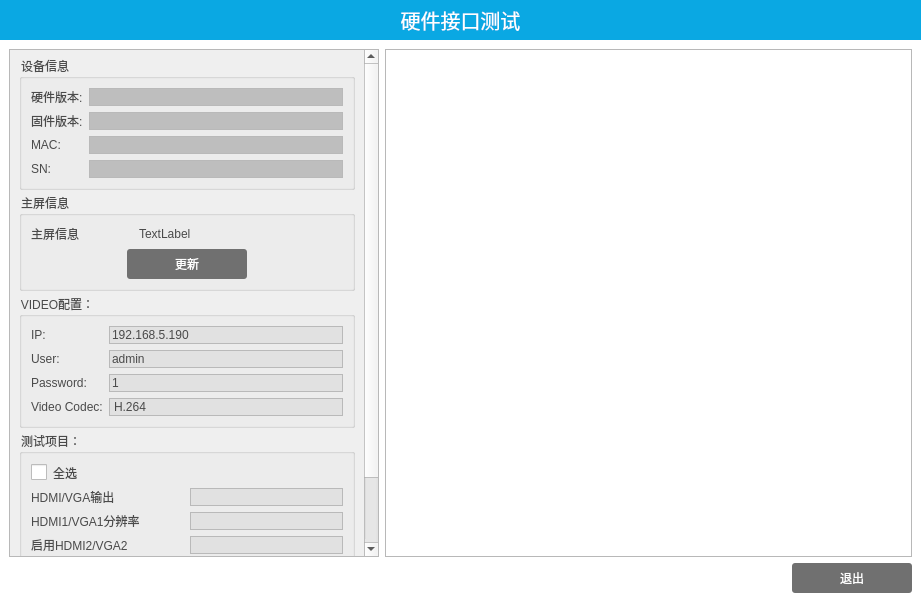
<?xml version="1.0" encoding="UTF-8"?>
<ui version="4.0">
 <class>TestHardware</class>
 <widget class="QWidget" name="TestHardware">
  <property name="geometry">
   <rect>
    <x>0</x>
    <y>0</y>
    <width>921</width>
    <height>602</height>
   </rect>
  </property>
  <property name="minimumSize">
   <size>
    <width>0</width>
    <height>0</height>
   </size>
  </property>
  <property name="windowTitle">
   <string>TestHardware</string>
  </property>
  <property name="styleSheet">
   <string notr="true">QWidget#widget_background
{
    background-color: #FFFFFF;
}
QLabel#label_title
{
    min-height: 40px;
    font: 20px;
	color: #ffffff;
    background-color: #0aa8e3;
}

QComboBox
{
    border: 1px solid #B9B9B9;
    color: #4A4A4A;
    background-color: #E1E1E1;
}
QComboBox:disabled
{
    background-color: rgb(190, 190, 190);
    color: #4A4A4A;
}
QComboBox:hover
{
    border: 1px solid #00A2E8;
}
QComboBox:drop-down
{
    border: 0px;
}
QComboBox::down-arrow
{
    image: url(:/common/common/drop-down-black.png);
}
QComboBox QAbstractItemView
{
    outline: none;
    border: 1px solid #949494;
    background-color: #FFFFFF;
}
QComboBox QAbstractItemView::item
{
    border: none;
    padding-left: 20px;
    height: 30px;
    color: #4A4A4A;
}
QComboBox QAbstractItemView::item:selected:active
{
    color: #FFFFFF;
    background-color: #0AA9E3;
}

QLabel
{
    color: #4A4A4A;
}
QPushButton
{
    outline: 0px;
    border: 0px;
    border-radius: 3px;
    padding-left: 20px;
    padding-right: 20px;
    min-width: 80px;
    min-height: 30px;
    color: #FFFFFF;
    background-color: #707070;
}
QPushButton:disabled
{
    background-color: rgb(190, 190, 190);
    color: #4A4A4A;
}
QPushButton:hover
{
    background-color: #0aa8e3;
}
QPushButton:pressed
{
    background-color: #7b7b7b;
}
QPushButton::checked
{
    background-color: #2B9CC6;
}

QToolButton
{
    outline: 0px;
    border: 0px;
    border-radius: 3px;
    min-width: 50px;
    padding: 2px;
    color: #FFFFFF;
    background-color: #707070;
}
QToolButton:disabled
{
    background-color: rgb(190, 190, 190);
    color: #4A4A4A;
}
QToolButton:hover
{
    background-color: #0aa8e3;
}
QToolButton:pressed
{
    background-color: #7b7b7b;
}
QToolButton::checked
{
    background-color: #2B9CC6;
}

QCheckBox
{
    outline: 0px;
    color: #4A4A4A;
}
QCheckBox::indicator
{
    width: 16px;
    height: 16px;
}
QCheckBox::indicator:unchecked
{
    border-image: url(:/common/common/checkbox-unchecked.png);
}
QCheckBox::indicator:unchecked:hover
{
    border-image: url(:/common/common/checkbox-unchecked-hover.png);
}
QCheckBox::indicator:unchecked:disabled
{
    border-image: url(:/common/common/checkbox-unchecked-disable.png);
}
QCheckBox::indicator:checked
{
    border-image: url(:/common/common/checkbox-checked.png);
}
QCheckBox::indicator:checked:disabled
{
    border-image: url(:/common/common/checkbox-checked-disable.png);
}
QCheckBox::indicator:indeterminate
{
    border-image: url(:/common/common/checkbox-partiallychecked-hover.png);
}
QCheckBox::indicator:indeterminate:disabled
{
    border-image: url(:/common/common/checkbox-partiallychecked-disable.png);
}

QLineEdit
{
    background-color: #E1E1E1;
    color: #4A4A4A;
    border: 1px solid #b9b9b9;
}
QLineEdit:disabled
{
    background-color: rgb(190, 190, 190);
    color: #4A4A4A;
}
QLineEdit:read-only
{
    background-color: rgb(190, 190, 190);
}
QLineEdit:hover
{
    border: 1px solid #1D9AFF;
}

QGroupBox
{
    outline: none;
}
QGroupBox::title
{
    color: #4A4A4A;
}
QGroupBox::indicator
{
    width: 16px;
    height: 16px;
}
QGroupBox::indicator:unchecked
{
    border-image: url(:/common/common/checkbox-unchecked.png);
}
QGroupBox::indicator:unchecked:hover
{
    border-image: url(:/common/common/checkbox-unchecked-hover.png);
}
QGroupBox::indicator:unchecked:disabled
{
    border-image: url(:/common/common/checkbox-unchecked-disable.png);
}
QGroupBox::indicator:checked
{
    border-image: url(:/common/common/checkbox-checked.png);
}
QGroupBox::indicator:checked:disabled
{
    border-image: url(:/common/common/checkbox-checked-disable.png);
}
QGroupBox::indicator:indeterminate
{
    border-image: url(:/common/common/checkbox-partiallychecked.png);
}
QGroupBox::indicator:indeterminate:hover
{
    border-image: url(:/common/common/checkbox-partiallychecked-hover.png);
}</string>
  </property>
  <layout class="QVBoxLayout" name="verticalLayout_4">
   <property name="leftMargin">
    <number>0</number>
   </property>
   <property name="topMargin">
    <number>0</number>
   </property>
   <property name="rightMargin">
    <number>0</number>
   </property>
   <property name="bottomMargin">
    <number>0</number>
   </property>
   <item>
    <widget class="QWidget" name="widget_background" native="true">
     <layout class="QVBoxLayout" name="verticalLayout">
      <property name="spacing">
       <number>0</number>
      </property>
      <property name="leftMargin">
       <number>0</number>
      </property>
      <property name="topMargin">
       <number>0</number>
      </property>
      <property name="rightMargin">
       <number>0</number>
      </property>
      <property name="bottomMargin">
       <number>0</number>
      </property>
      <item>
       <widget class="QLabel" name="label_title">
        <property name="text">
         <string>硬件接口测试</string>
        </property>
        <property name="alignment">
         <set>Qt::AlignCenter</set>
        </property>
       </widget>
      </item>
      <item>
       <widget class="QWidget" name="widget" native="true">
        <property name="sizePolicy">
         <sizepolicy hsizetype="Preferred" vsizetype="Preferred">
          <horstretch>0</horstretch>
          <verstretch>1</verstretch>
         </sizepolicy>
        </property>
        <layout class="QVBoxLayout" name="verticalLayout_3">
         <item>
          <layout class="QHBoxLayout" name="horizontalLayout_2">
           <item>
            <widget class="QScrollArea" name="scrollArea">
             <property name="minimumSize">
              <size>
               <width>350</width>
               <height>0</height>
              </size>
             </property>
             <property name="widgetResizable">
              <bool>true</bool>
             </property>
             <widget class="QWidget" name="scrollAreaWidgetContents">
              <property name="geometry">
               <rect>
                <x>0</x>
                <y>0</y>
                <width>368</width>
                <height>679</height>
               </rect>
              </property>
              <property name="minimumSize">
               <size>
                <width>0</width>
                <height>0</height>
               </size>
              </property>
              <layout class="QVBoxLayout" name="verticalLayout_6">
               <item>
                <widget class="QGroupBox" name="groupBoxInfoMation">
                 <property name="minimumSize">
                  <size>
                   <width>0</width>
                   <height>0</height>
                  </size>
                 </property>
                 <property name="title">
                  <string>设备信息</string>
                 </property>
                 <layout class="QVBoxLayout" name="verticalLayout_7">
                  <item>
                   <layout class="QGridLayout" name="gridLayout">
                    <item row="0" column="1" rowspan="2">
                     <widget class="QLineEdit" name="lineEditHardware">
                      <property name="readOnly">
                       <bool>true</bool>
                      </property>
                     </widget>
                    </item>
                    <item row="2" column="1">
                     <widget class="QLineEdit" name="lineEditSoftware">
                      <property name="readOnly">
                       <bool>true</bool>
                      </property>
                     </widget>
                    </item>
                    <item row="3" column="0">
                     <widget class="QLabel" name="labelMAC">
                      <property name="text">
                       <string>MAC:</string>
                      </property>
                     </widget>
                    </item>
                    <item row="3" column="1">
                     <widget class="QLineEdit" name="lineEditMAC">
                      <property name="readOnly">
                       <bool>true</bool>
                      </property>
                     </widget>
                    </item>
                    <item row="4" column="0">
                     <widget class="QLabel" name="labelSN">
                      <property name="text">
                       <string>SN:</string>
                      </property>
                     </widget>
                    </item>
                    <item row="4" column="1">
                     <widget class="QLineEdit" name="lineEditSN">
                      <property name="readOnly">
                       <bool>true</bool>
                      </property>
                     </widget>
                    </item>
                    <item row="2" column="0">
                     <widget class="QLabel" name="labelSoftware">
                      <property name="text">
                       <string>固件版本:</string>
                      </property>
                     </widget>
                    </item>
                    <item row="0" column="0" rowspan="2">
                     <widget class="QLabel" name="labelHardware">
                      <property name="text">
                       <string>硬件版本:</string>
                      </property>
                     </widget>
                    </item>
                   </layout>
                  </item>
                 </layout>
                </widget>
               </item>
               <item>
                <widget class="QGroupBox" name="groupBoxMonitor">
                 <property name="minimumSize">
                  <size>
                   <width>0</width>
                   <height>0</height>
                  </size>
                 </property>
                 <property name="title">
                  <string>主屏信息</string>
                 </property>
                 <layout class="QVBoxLayout" name="verticalLayout_8">
                  <item>
                   <widget class="QWidget" name="widget" native="true">
                    <layout class="QGridLayout" name="gridLayout_4">
                     <property name="leftMargin">
                      <number>0</number>
                     </property>
                     <property name="topMargin">
                      <number>0</number>
                     </property>
                     <property name="rightMargin">
                      <number>0</number>
                     </property>
                     <property name="bottomMargin">
                      <number>0</number>
                     </property>
                     <item row="0" column="1">
                      <widget class="QLabel" name="labelMonitorInfo1">
                       <property name="sizePolicy">
                        <sizepolicy hsizetype="Preferred" vsizetype="Preferred">
                         <horstretch>2</horstretch>
                         <verstretch>0</verstretch>
                        </sizepolicy>
                       </property>
                       <property name="text">
                        <string>TextLabel</string>
                       </property>
                      </widget>
                     </item>
                     <item row="0" column="0">
                      <widget class="QLabel" name="labelMonitor1">
                       <property name="sizePolicy">
                        <sizepolicy hsizetype="Preferred" vsizetype="Preferred">
                         <horstretch>1</horstretch>
                         <verstretch>0</verstretch>
                        </sizepolicy>
                       </property>
                       <property name="text">
                        <string>主屏信息</string>
                       </property>
                      </widget>
                     </item>
                    </layout>
                   </widget>
                  </item>
                  <item>
                   <layout class="QHBoxLayout" name="horizontalLayout_5">
                    <item>
                     <spacer name="horizontalSpacer_4">
                      <property name="orientation">
                       <enum>Qt::Horizontal</enum>
                      </property>
                      <property name="sizeHint" stdset="0">
                       <size>
                        <width>40</width>
                        <height>20</height>
                       </size>
                      </property>
                     </spacer>
                    </item>
                    <item>
                     <widget class="QPushButton" name="pushButtonMonitorUpdate">
                      <property name="text">
                       <string>更新</string>
                      </property>
                     </widget>
                    </item>
                    <item>
                     <spacer name="horizontalSpacer_5">
                      <property name="orientation">
                       <enum>Qt::Horizontal</enum>
                      </property>
                      <property name="sizeHint" stdset="0">
                       <size>
                        <width>40</width>
                        <height>20</height>
                       </size>
                      </property>
                     </spacer>
                    </item>
                   </layout>
                  </item>
                 </layout>
                </widget>
               </item>
               <item>
                <widget class="QWidget" name="widgetTest" native="true">
                 <layout class="QVBoxLayout" name="verticalLayout_2">
                  <property name="leftMargin">
                   <number>0</number>
                  </property>
                  <property name="topMargin">
                   <number>0</number>
                  </property>
                  <property name="rightMargin">
                   <number>0</number>
                  </property>
                  <property name="bottomMargin">
                   <number>0</number>
                  </property>
                  <item>
                   <widget class="QGroupBox" name="groupBoxSettings">
                    <property name="title">
                     <string>VIDEO配置：</string>
                    </property>
                    <layout class="QHBoxLayout" name="horizontalLayout_4">
                     <item>
                      <layout class="QGridLayout" name="gridLayout_2">
                       <item row="1" column="0">
                        <widget class="QLabel" name="label_2">
                         <property name="text">
                          <string>User:</string>
                         </property>
                        </widget>
                       </item>
                       <item row="2" column="0">
                        <widget class="QLabel" name="label_3">
                         <property name="text">
                          <string>Password:</string>
                         </property>
                        </widget>
                       </item>
                       <item row="0" column="1">
                        <widget class="QLineEdit" name="lineEditIP">
                         <property name="text">
                          <string>192.168.5.190</string>
                         </property>
                        </widget>
                       </item>
                       <item row="2" column="1">
                        <widget class="QLineEdit" name="lineEditPassword">
                         <property name="text">
                          <string>1</string>
                         </property>
                        </widget>
                       </item>
                       <item row="0" column="0">
                        <widget class="QLabel" name="label">
                         <property name="text">
                          <string>IP:</string>
                         </property>
                        </widget>
                       </item>
                       <item row="1" column="1">
                        <widget class="QLineEdit" name="lineEditUser">
                         <property name="text">
                          <string>admin</string>
                         </property>
                        </widget>
                       </item>
                       <item row="3" column="0">
                        <widget class="QLabel" name="label_4">
                         <property name="text">
                          <string>Video Codec:</string>
                         </property>
                        </widget>
                       </item>
                       <item row="3" column="1">
                        <widget class="QComboBox" name="comboBoxVideoCodec">
                         <item>
                          <property name="text">
                           <string>H.264</string>
                          </property>
                         </item>
                         <item>
                          <property name="text">
                           <string>H.265</string>
                          </property>
                         </item>
                        </widget>
                       </item>
                      </layout>
                     </item>
                    </layout>
                   </widget>
                  </item>
                  <item>
                   <widget class="QGroupBox" name="groupBoxTest">
                    <property name="title">
                     <string>测试项目：</string>
                    </property>
                    <layout class="QVBoxLayout" name="verticalLayout_5">
                     <item>
                      <widget class="QCheckBox" name="checkBoxAll">
                       <property name="text">
                        <string>全选</string>
                       </property>
                      </widget>
                     </item>
                     <item>
                      <layout class="QVBoxLayout" name="verticalLayoutItems"/>
                     </item>
                     <item>
                      <layout class="QGridLayout" name="gridLayout_3">
                       <item row="0" column="0">
                        <widget class="QLabel" name="labelOutput">
                         <property name="text">
                          <string>HDMI/VGA输出</string>
                         </property>
                        </widget>
                       </item>
                       <item row="0" column="1">
                        <widget class="ComboBox" name="comboBoxOutput"/>
                       </item>
                       <item row="1" column="0">
                        <widget class="QLabel" name="labelScreen1">
                         <property name="text">
                          <string>HDMI1/VGA1分辨率</string>
                         </property>
                        </widget>
                       </item>
                       <item row="1" column="1">
                        <widget class="ComboBox" name="comboBoxScreen1"/>
                       </item>
                       <item row="2" column="0">
                        <widget class="QLabel" name="labelHDMI2">
                         <property name="text">
                          <string>启用HDMI2/VGA2</string>
                         </property>
                        </widget>
                       </item>
                       <item row="2" column="1">
                        <widget class="ComboBox" name="comboBoxHDMI2"/>
                       </item>
                       <item row="3" column="0">
                        <widget class="QLabel" name="labelScreen2">
                         <property name="text">
                          <string>HDMI2/VGA2分辨率</string>
                         </property>
                        </widget>
                       </item>
                       <item row="3" column="1">
                        <widget class="ComboBox" name="comboBoxScreen2"/>
                       </item>
                      </layout>
                     </item>
                     <item>
                      <layout class="QHBoxLayout" name="horizontalLayout_3">
                       <item>
                        <spacer name="horizontalSpacer_2">
                         <property name="orientation">
                          <enum>Qt::Horizontal</enum>
                         </property>
                         <property name="sizeHint" stdset="0">
                          <size>
                           <width>40</width>
                           <height>20</height>
                          </size>
                         </property>
                        </spacer>
                       </item>
                       <item>
                        <widget class="QPushButton" name="pushButtonStart">
                         <property name="text">
                          <string>开始</string>
                         </property>
                        </widget>
                       </item>
                       <item>
                        <widget class="QPushButton" name="pushButtonApply">
                         <property name="text">
                          <string>应用</string>
                         </property>
                        </widget>
                       </item>
                       <item>
                        <spacer name="horizontalSpacer_3">
                         <property name="orientation">
                          <enum>Qt::Horizontal</enum>
                         </property>
                         <property name="sizeHint" stdset="0">
                          <size>
                           <width>40</width>
                           <height>20</height>
                          </size>
                         </property>
                        </spacer>
                       </item>
                      </layout>
                     </item>
                    </layout>
                   </widget>
                  </item>
                  <item>
                   <spacer name="verticalSpacer">
                    <property name="orientation">
                     <enum>Qt::Vertical</enum>
                    </property>
                    <property name="sizeHint" stdset="0">
                     <size>
                      <width>20</width>
                      <height>40</height>
                     </size>
                    </property>
                   </spacer>
                  </item>
                 </layout>
                </widget>
               </item>
              </layout>
             </widget>
            </widget>
           </item>
           <item>
            <widget class="MyPlainTextEdit" name="plainTextEdit">
             <property name="sizePolicy">
              <sizepolicy hsizetype="Expanding" vsizetype="Expanding">
               <horstretch>1</horstretch>
               <verstretch>1</verstretch>
              </sizepolicy>
             </property>
             <property name="undoRedoEnabled">
              <bool>false</bool>
             </property>
             <property name="readOnly">
              <bool>true</bool>
             </property>
            </widget>
           </item>
          </layout>
         </item>
         <item>
          <layout class="QHBoxLayout" name="horizontalLayout">
           <item>
            <spacer name="horizontalSpacer">
             <property name="orientation">
              <enum>Qt::Horizontal</enum>
             </property>
             <property name="sizeHint" stdset="0">
              <size>
               <width>40</width>
               <height>20</height>
              </size>
             </property>
            </spacer>
           </item>
           <item>
            <widget class="QPushButton" name="pushButtonClose">
             <property name="text">
              <string>退出</string>
             </property>
            </widget>
           </item>
          </layout>
         </item>
        </layout>
       </widget>
      </item>
     </layout>
    </widget>
   </item>
  </layout>
 </widget>
 <customwidgets>
  <customwidget>
   <class>MyPlainTextEdit</class>
   <extends>QPlainTextEdit</extends>
   <header>MyPlainTextEdit.h</header>
  </customwidget>
  <customwidget>
   <class>ComboBox</class>
   <extends>QComboBox</extends>
   <header>combobox.h</header>
  </customwidget>
 </customwidgets>
 <resources/>
 <connections/>
</ui>
